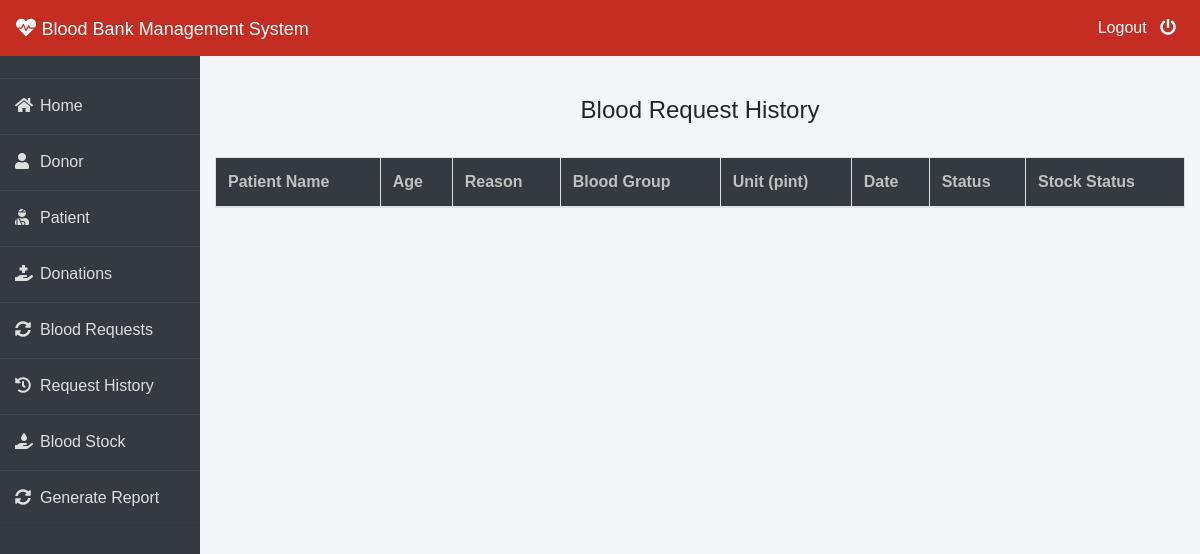
Page /admin-request-history (signed in) on the earlier database version.
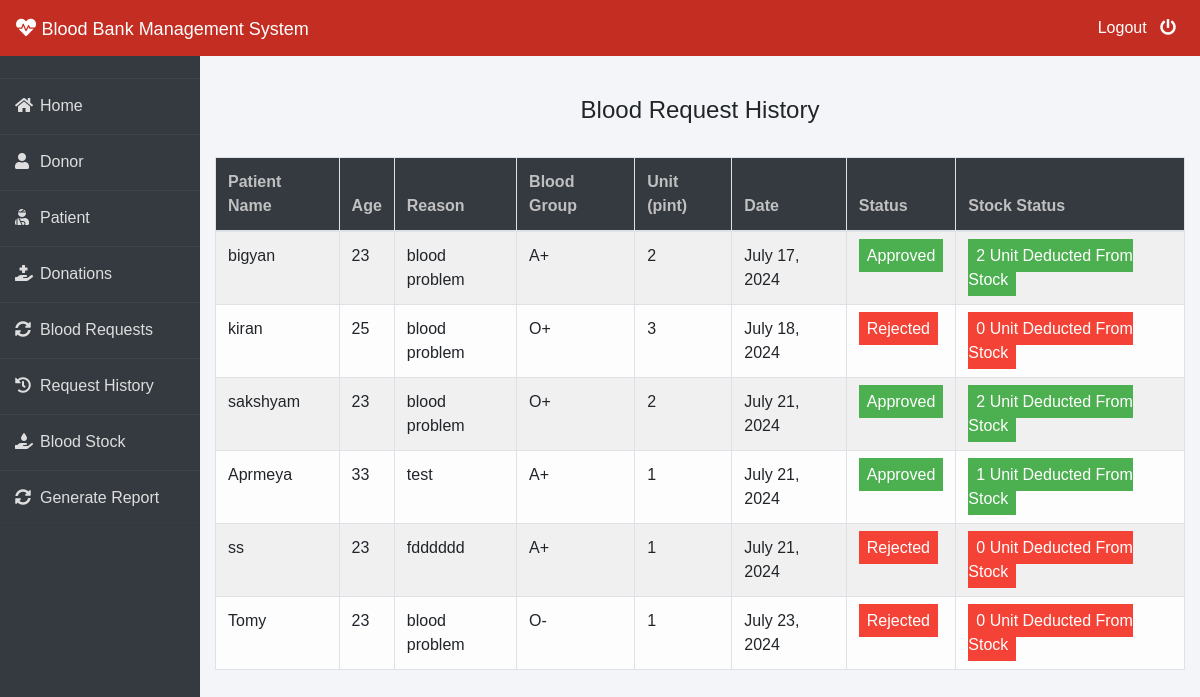
Same page on the later database version.
### blood/models.py (models this page shows, shortened)
class BloodRequest(models.Model):
    request_by_patient=models.ForeignKey(pmodels.Patient,null=True,on_delete=models.CASCADE)
    request_by_donor=models.ForeignKey(dmodels.Donor,null=True,on_delete=models.CASCADE)
    patient_name=models.CharField(max_length=30)
    patient_age=models.PositiveIntegerField()
    reason=models.CharField(max_length=500)
    bloodgroup=models.CharField(max_length=10)
    unit=models.PositiveIntegerField(default=0)
    status=models.CharField(max_length=20,default="Pending")
    date_approved = models.DateField(null=True)
    date=models.DateField(auto_now=True)

### blood/views.py (the view)
# urls.py: path('admin-request-history', views.admin_request_history_view,name='admin-request-history'),
@login_required(login_url='adminlogin')
def admin_request_history_view(request):
    requests=models.BloodRequest.objects.all().exclude(status='Pending')
    return render(request,'blood/admin_request_history.html',{'requests':requests})

### templates/blood/admin_request_history.html (shortened to what this page needs)
{% extends 'blood/adminbase.html' %}
{% block content %}
{% load widget_tweaks %}
{%load static%}
<head>
</head>
<br><br>
<div class="container">
    <H4 class="text-center">Blood Request History</H4><br>
    <table class="table table-light table-hover table-bordered table-striped">
        <thead class="bg-dark">
            <tr>
                <th scope="col" style="color: rgb(192, 192, 192);">Patient Name</th>
                <th scope="col" style="color: rgb(192, 192, 192);">Age</th>
                <th scope="col" style="color: rgb(192, 192, 192);">Reason</th>
                <th scope="col" style="color: rgb(192, 192, 192);">Blood Group</th>
                <th scope="col" style="color: rgb(192, 192, 192);">Unit (pint)</th>
                <th scope="col" style="color: rgb(192, 192, 192);">Date</th>
                <th scope="col" style="color: rgb(192, 192, 192);">Status</th>
                <th scope="col" style="color: rgb(192, 192, 192);">Stock Status</th>
            </tr>
        </thead>
        <tbody>
            {% for t in requests %}
            <tr>
                <td> {{t.patient_name}}</td>
                <td>{{t.patient_age}}</td>
                <td>{{t.reason}}</td>
                <td>{{t.bloodgroup}}</td>
                <td>{{t.unit}}</td>
                <td>{{t.date}}</td>
                {% if t.status == 'Approved' %}
                <td><span class="label success"> Approved</span></td>
                <td><span class="label success"> {{t.unit}} Unit Deducted From Stock</span></td>
                {% else %}
                <td><span class="label danger">Rejected</span></td>
                <td><span class="label danger"> 0 Unit Deducted From Stock</span></td>
                {% endif %}
            </tr>
            {% endfor %}
        </tbody>
    </table>
</div>
{% endblock content %}

Differences in the rows shown:
added BloodRequest: patient_name "bigyan", patient_age "23", reason "blood problem", bloodgroup "A+", unit "2", date "July 17, 2024"
added BloodRequest: patient_name "kiran", patient_age "25", reason "blood problem", bloodgroup "O+", unit "3", date "July 18, 2024", status "Rejected"
added BloodRequest: patient_name "sakshyam", patient_age "23", reason "blood problem", bloodgroup "O+", unit "2", date "July 21, 2024"
added BloodRequest: patient_name "Aprmeya", patient_age "33", reason "test", bloodgroup "A+", unit "1", date "July 21, 2024"
added BloodRequest: patient_name "ss", patient_age "23", reason "fdddddd", bloodgroup "A+", unit "1", date "July 21, 2024", status "Rejected"
added BloodRequest: patient_name "Tomy", patient_age "23", reason "blood problem", bloodgroup "O-", unit "1", date "July 23, 2024", status "Rejected"
